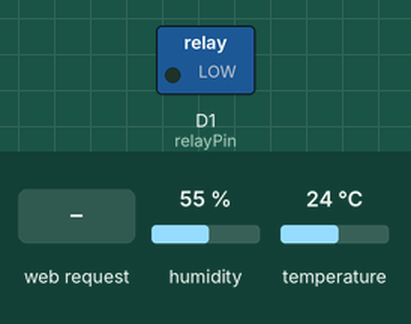
Recording of a sketch running on a simulated ESP8266 (NodeMCU). Parts: switched loads named in the sketch (green lamp = pin HIGH). Inputs (shaded band) come from the test bench; at power-on: humidity 55 %, temperature 24 °C. WiFi joins after 1.5 s; servers stay silent unless stated; what the sketch prints to the serial monitor is not drawn.

Above: at 2.8 s.
2.9 s: HTTP request GET /RELAYOFF received
At 4.1 s:
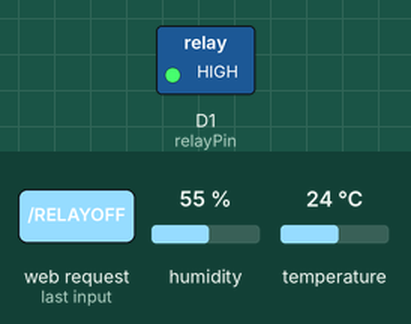
4.4 s: HTTP request GET /RELAYON received
At 5.8 s:
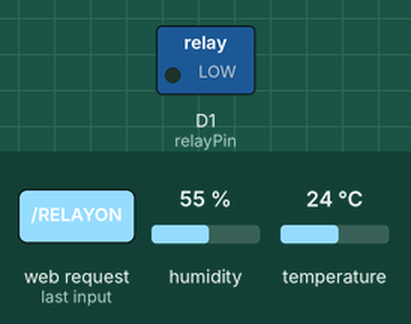
Timing chart, 0 to 7.4 s (numbered marks = the images above; inputs shaded):
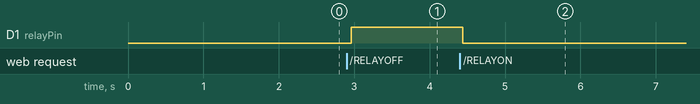

The sketch:

temp_sensor.ino
```cpp
#include <ESP8266WiFi.h>
#include <ESP8266WebServer.h>
#include "dht.h"

ESP8266WebServer server(80);            // create webserver object to listen for HTTP requests on port 80


#define dht_apin 2 // Analog Pin sensor is connected to
dht DHT;                       // create i2c temperature/humidity sensor object

 char ssid[]     = "Adesh";         // wifi credentials
 char password[] = "7028ADMIN99";

const int  relayPin = D1;

String      htmlPage;                   // webpage text to be sent out by server when main page is accessed

void setup() {
  Serial.begin(9600);

  digitalWrite(relayPin, LOW);         // relay is not energized initially (active low)
  pinMode(relayPin, OUTPUT);

  // Connect to WiFi network
  Serial.println();
  Serial.println();
  Serial.print("Connecting to WiFi...");
  WiFi.mode(WIFI_STA);
  WiFi.disconnect();                    // disconnect if previously connected
  delay(100);
  WiFi.begin(ssid, password);
  while (WiFi.status() != WL_CONNECTED) {
    delay(500);
    Serial.print(".");
  }
  Serial.println();
  Serial.println("WiFi connected.");
  Serial.print("IP: ");
  Serial.println(WiFi.localIP());

  // functions to call when client requests are received
  server.on("/", handleRoot);
  server.on("/RELAYON", handleRelayOn);
  server.on("/RELAYOFF", handleRelayOff);
  server.onNotFound(handleNotFound);

  server.begin();                           // start web server
  Serial.println("HTTP server started");
}

void loop(void) {
  server.handleClient();                    // listen for HTTP requests from clients
  DHT.read11(dht_apin);
  delay(100);
}


// client request handling functions

// send main web page when ip+"/" is accessed
void handleRoot() {
  buildHtmlPage();
  server.send(200, "text/html", htmlPage);
}

// turn relay on and redirect to main page
void handleRelayOn() {
  digitalWrite(relayPin, LOW);
  server.sendHeader("Location", "/");
  server.send(303);
}

// turn relay off and redirect to main page
void handleRelayOff() {
  digitalWrite(relayPin, HIGH);
  server.sendHeader("Location", "/");
  server.send(303);
}

// send HTTP status 404: Not Found when there's no handler for the client request
void handleNotFound() {
  server.send(404, "text/plain", "404: Not found");
}

// create the html page for the root path of the web server
void buildHtmlPage() {
  htmlPage = "<!DOCTYPE html>";
  htmlPage += "<html>";
  htmlPage += "<head>";
  htmlPage += "<title>ESP8266 Web Server</title>";
  htmlPage += "<meta http-equiv=\"refresh\" content=\"10\">";  // auto-refresh the page every 10 seconds to show new data
  htmlPage += "<meta charset=\"UTF-8\">";                      // UTF-8 allows the degree symbol to display correctly
  htmlPage += "</head>";

  htmlPage += "<BODY bgcolor='#E0E0D0'>";                      // body section, set background color

  // retrieve temperature/humidity from sensor to display on main page

  htmlPage += "<br>Temperature °C: " + String(DHT.temperature);
  htmlPage += "<br>Humidity   %RH: " + String(DHT.humidity);
  htmlPage += "<br>";


  // show relay status and action buttons
  String relayState = ((!digitalRead(relayPin)) ? "on" : "off");
  htmlPage += "<br>Relay: " + relayState;
  htmlPage += "<form action=\"/RELAYON\" method=\"POST\"><input type=\"submit\" value=\"Relay On\"></form>";
  htmlPage += "<form action=\"/RELAYOFF\" method=\"POST\"><input type=\"submit\" value=\"Relay Off\"></form>";


  htmlPage += "</body>";
  htmlPage += "</html>";
}
```

Measured:
- after the input at 2.9 s, D1 (relayPin): LOW → HIGH after 0.06 s
- after the input at 4.4 s, D1 (relayPin): HIGH → LOW at once
